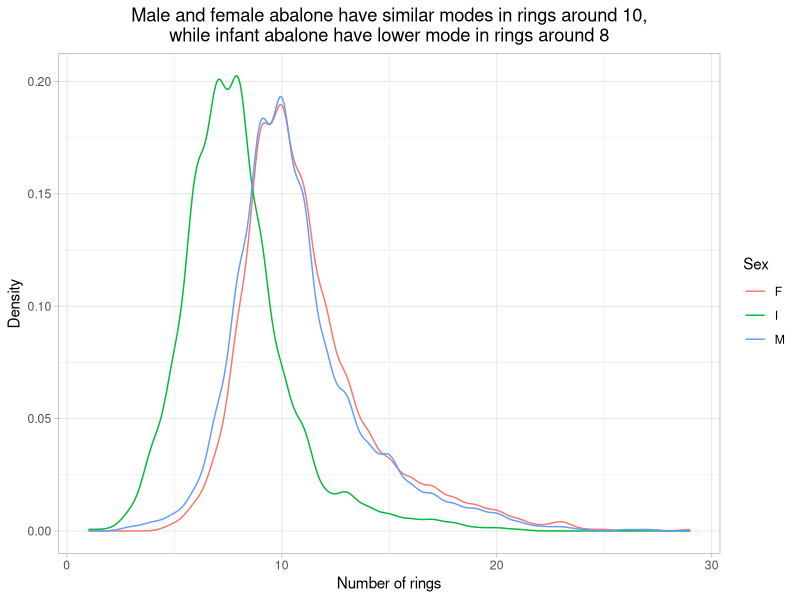
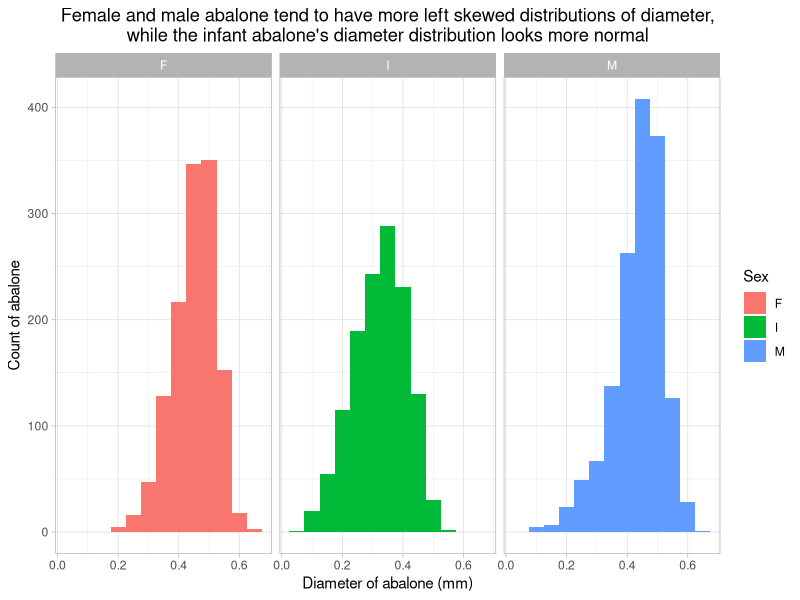
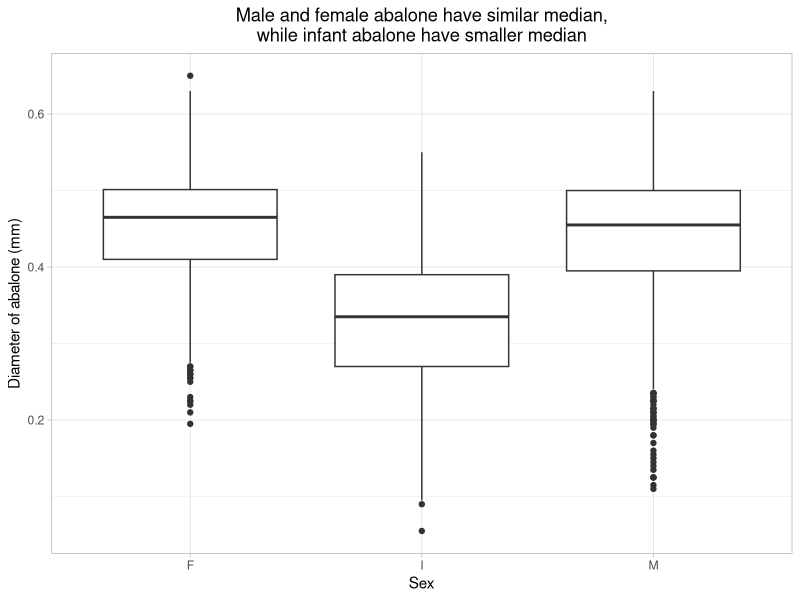
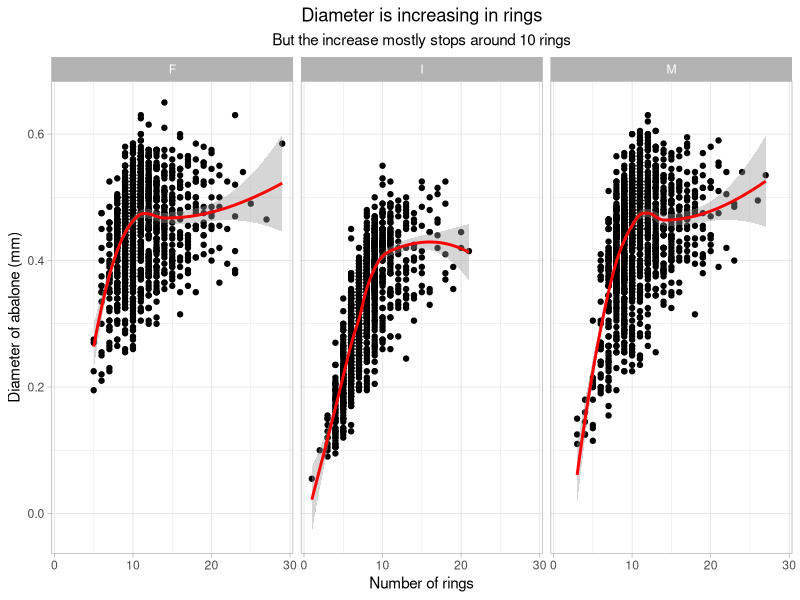
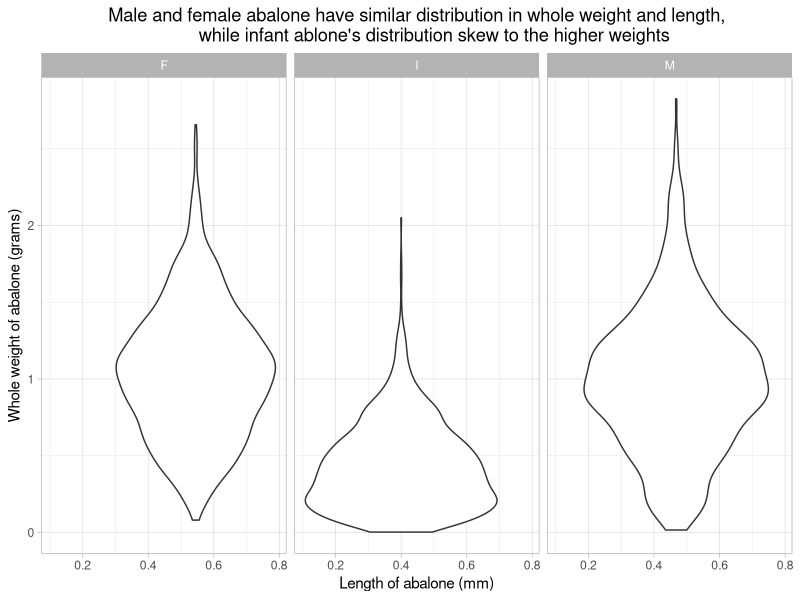

Reproduce these figures in R, in order.
# HW6: ggplot1
#'
# In this exercise, you have to recreate the figures found at
# the left of the instructions.
# We suggest functions you can use to create the plots, but
# you are free to use the method you are the most comfortable with.
# Make sure that the figures look exactly like the ones you are supposed to create.
#'
# The purpose of this task is to get familiar with ggplot.
# Throughout the exercise, please use `theme_light()` as your base theme.
# For graphs with titles, make the format as
# `theme(plot.title = element_text(hjust = 0.5), plot.subtitle = element_text(hjust = 0.5))`.
#'
# 1. Load the `ggplot2`, `readr` and `tidyr` packages.
#    Use `read_csv` to load the `abalone.csv` data set from `data` folder and
#    use `drop_na()` to drop NAs, then assign it to a tibble `abalone`.
#    To check your solution, `abalone` prints to:
#    # A tibble: 4,077 x 9
#    sex   length diameter height whole_weight shucked_weight viscera_weight shell_weight
#    <chr>  <dbl>    <dbl>  <dbl>        <dbl>          <dbl>          <dbl>        <dbl>
#    1 M      0.455    0.365  0.095        0.514         0.224          0.101         0.15
#    2 M      0.35     0.265  0.09         0.226         0.0995         0.0485        0.07
#    3 F      0.53     0.42   0.135        0.677         0.256          0.142         0.21
#    4 M      0.44     0.365  0.125        0.516         0.216          0.114         0.155
#    5 I      0.33     0.255  0.08         0.205         0.0895         0.0395        0.055
#    6 I      0.425    0.3    0.095        0.352         0.141          0.0775        0.12
#    7 F      0.53     0.415  0.15         0.778         0.237          0.142         0.33
#    8 F      0.545    0.425  0.125        0.768         0.294          0.150         0.26
#    9 M      0.475    0.37   0.125        0.509         0.216          0.112         0.165
#    10 F      0.55     0.44   0.15         0.894         0.314          0.151         0.32
#    # … with 4,067 more rows, and 1 more variable: rings <dbl>
#'
## Do not modify this line!
library(ggplot2)
library(readr)
library(tidyr)
abalone <- read_csv("data/abalone.csv")
drop_na(abalone)


# 2. Draw a density plot of `rings`, colored by `sex`.
#    To do this, you can use:
#    - `stat_density()` to draw a bar plot of `rings` and set `color` as `sex`. Set `geom` as `line`
#    and `position` as `identity`.
#    - `labs()` to name the title as:
#    `Male and female abalone have similar modes in rings around 10,\n`
#    `while infant abalone have lower mode in rings around 8`,
#    name the x-axis as: `"Number of rings"`,
#    name the y-axis as: `"Density"`.
#    - `scale_color_discrete` to name the legend as `"Sex"`.
#    Store the plot into a variable `g1`.
## Do not modify this line!
g1 <- ggplot(data = abalone) +
  stat_density(mapping = aes(x = rings, color = sex), geom = "line", position = "identity") + 
  labs(title = "Male and female abalone have similar modes in rings around 10,\nwhile infant abalone have lower mode in rings around 8",
       x = "Number of rings",
       y = "Density") + 
  scale_color_discrete(name = "Sex") +
  theme_light()+
  theme(plot.title = element_text(hjust = 0.5), plot.subtitle = element_text(hjust = 0.5))
g1



# 3. Draw a histogram of `diameter` with `binwidth` = 0.05,
#    filled by `sex` and also faceted by `sex` in grids.
#    To do this, you can use:
#    - `geom_histogram()` to draw a histogram of `diameter` with `binwidth` as 0.05,
#     and set `fill` also as `sex`.
#    - `facet_grid()` to facet the graph by `sex`.
#    - `labs()` to name the title as:
#    `"Female and male abalone tend to have more left skewed distributions of diameter,\n`
#    `while the infant abalone\'s diameter distribution looks more normal"`,
#    name the x-axis as `"Diameter of abalone (mm)"`,
#    name the y-axis as `"Count of abalone"`.
#    - `scale_fill_discrete()` to name the legend as `"Sex"`.
#    Store the plot into a variable `g2`.
## Do not modify this line!
g2 <- ggplot(data = abalone) + 
  geom_histogram(mapping = aes(x = diameter, fill = sex), binwidth = 0.05) +
  facet_grid(. ~ sex) +
  labs(title = "Female and male abalone tend to have more left skewed distributions of diameter,\nwhile the infant abalone\'s diameter distribution looks more normal",
       x = "Diameter of abalone (mm)",
       y = "Count of abalone") +
  scale_fill_discrete(name = "Sex") +
  theme_light()+
  theme(plot.title = element_text(hjust = 0.5), plot.subtitle = element_text(hjust = 0.5))
g2



# 4. Draw a boxplot of `diameter` vs. `sex`. The ordering of boxes from left to right
#    should be in descending order of median of `diameter`.
#    To do this, you can use:
#    - `geom_boxplot()` to draw a boxplot of `diameter` vs. `sex`(hint: use `reorder` to
#    organize the order on the x-axis).
#    - `labs()` to name the title as:
#    `"Male and female abalone have similar median,\n`
#    `while infant abalone have smaller median"`,
#    name the x-axis as `"Sex"`,
#    name the y-axis as `"Diameter of abalone (mm)"`.
#    Store the plot into a variable `g3`.
## Do not modify this line!
g3 <- ggplot(data = abalone, mapping = aes(x = reorder(sex, -diameter), y = diameter)) +
  geom_boxplot() +
  labs(title = "Male and female abalone have similar median,\nwhile infant abalone have smaller median", 
       x = "Sex",
       y = "Diameter of abalone (mm)") +
  theme_light()+
  theme(plot.title = element_text(hjust = 0.5), plot.subtitle = element_text(hjust = 0.5))
g3



# 5. Draw a point plot of `diameter` vs. `rings`, faceted by `sex` into wraps.
#    Draw a smooth curve that passes through points using `loess` method.
#    Name the title as `"Diameter is increasing in rings"`,
#    subtitle as `"But the increase mostly stops around 10 rings"`.
#    To do this, you can use:
#    - `geom_point()` to draw a point plot of `diameter` vs. `rings`.
#    - `geom_smooth()` to draw a smooth curve using method as `loess`.
#    - `facet_wrap()` to facet the graph by `sex`.
#    - `labs()` to name the title as `"Diameter is increasing in rings"`, subtitle as
#    `"But the increase mostly stops around 10 rings"`,
#    name the x-axis as `"Number of rings"`,
#    name the y-axis as `"Diameter of abalone (mm)"`.
#    Store the plot into a variable `g4`.
## Do not modify this line!
g4 <- ggplot(data = abalone, mapping =  aes(x = rings, y = diameter)) +
  geom_point() +
  geom_smooth(method = "loess", color = "red") +
  facet_wrap(~ sex) +
  labs(title = "Diameter is increasing in rings",
       subtitle = "But the increase mostly stops around 10 rings",
       x = "Number of rings",
       y = "Diameter of abalone (mm)") +
  theme_light()+
  theme(plot.title = element_text(hjust = 0.5), plot.subtitle = element_text(hjust = 0.5))
g4


# 6. Draw a violin plot of `whole_weight` vs. `length`, faceted by `sex` in grids.
#    To do this, you can use:
#    - `geom_violin()` to draw a violin plot of `whole_weight` vs. `length`.
#    - `facet_grid()` to facet the graph by `sex`.
#    - `labs()` to name the title as:
#    `"Male and female abalone have similar distribution in whole weight and length,\n`
#    `while infant ablone's distribution skew to the higher weights"`,
#    name the x-axis as `"Length of abalone (mm)"`,
#    name the y-axis as `"Whole weight of abalone (grams)"`.
#    Store the plot into a variable `g5`.
#'
#'
## Do not modify this line!
g5 <- ggplot(data = abalone, mapping = aes(x = length, y = whole_weight)) +
  geom_violin() +
  facet_wrap(~ sex) +
  labs(title = "Male and female abalone have similar distribution in whole weight and length,\n       while infant ablone's distribution skew to the higher weights",
       x = "Length of abalone (mm)",
       y = "Whole weight of abalone (grams)") +
  theme_light()+
  theme(plot.title = element_text(hjust = 0.5), plot.subtitle = element_text(hjust = 0.5))
g5


